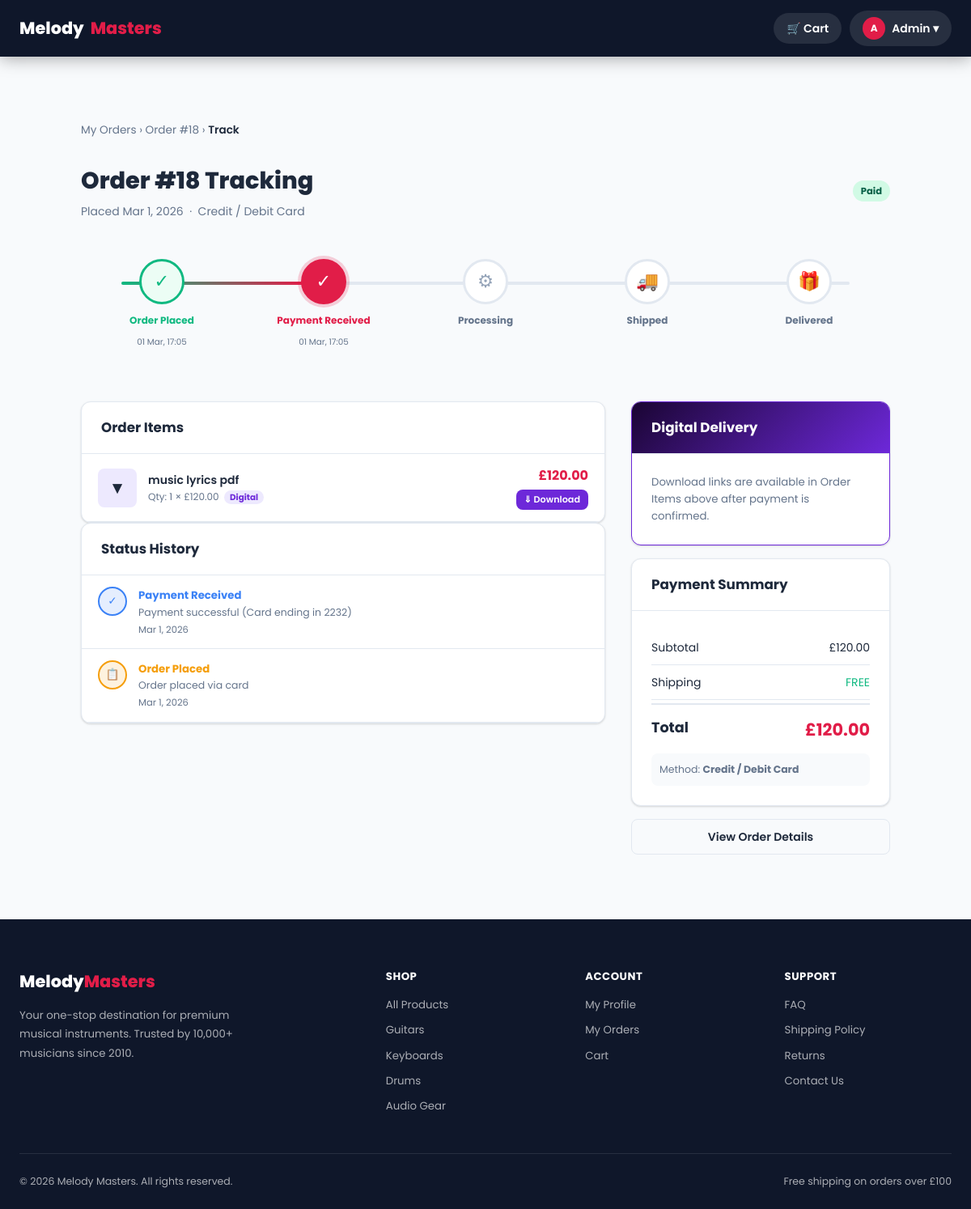
Screenshot of /track.php?order_id=18 (signed in) with the database file from the repository.
### tables this page shows
CREATE TABLE `orders` (
  `id` int(11) NOT NULL,
  `user_id` int(11) NOT NULL,
  `total_amount` decimal(10,2) NOT NULL,
  `shipping_cost` decimal(10,2) NOT NULL DEFAULT 0.00,
  `status` enum('pending','paid','processing','shipped','delivered','cancelled') NOT NULL DEFAULT 'pending',
  `shipping_name` varchar(150) DEFAULT NULL,
  `shipping_address` text DEFAULT NULL,
  `shipping_city` varchar(100) DEFAULT NULL,
  `shipping_zip` varchar(20) DEFAULT NULL,
  `payment_method` enum('card','bank_transfer','cash_on_delivery') NOT NULL DEFAULT 'card',
  `tracking_note` varchar(255) DEFAULT NULL,
  `created_at` timestamp NOT NULL DEFAULT current_timestamp()
);

CREATE TABLE `order_status_history` (
  `id` int(11) NOT NULL,
  `order_id` int(11) NOT NULL,
  `status` varchar(50) NOT NULL,
  `note` varchar(255) DEFAULT NULL,
  `created_by` varchar(100) DEFAULT 'system',
  `created_at` timestamp NOT NULL DEFAULT current_timestamp()
);

CREATE TABLE `order_items` (
  `id` int(11) NOT NULL,
  `order_id` int(11) NOT NULL,
  `product_id` int(11) DEFAULT NULL,
  `quantity` int(11) NOT NULL,
  `price` decimal(10,2) NOT NULL
);

CREATE TABLE `products` (
  `id` int(11) NOT NULL,
  `category_id` int(11) DEFAULT NULL,
  `name` varchar(150) NOT NULL,
  `description` text DEFAULT NULL,
  `price` decimal(10,2) NOT NULL,
  `shipping_cost` decimal(10,2) DEFAULT 0.00,
  `stock` int(11) DEFAULT 0,
  `image` varchar(255) DEFAULT NULL,
  `created_at` timestamp NOT NULL DEFAULT current_timestamp(),
  `product_type` enum('physical','digital') NOT NULL DEFAULT 'physical',
  `digital_file` varchar(255) DEFAULT NULL
);

### track.php (the view, shortened to what this page needs)
<?php
require_once 'includes/functions.php';
$uid     = (int)$_SESSION['user_id'];
$orderId = (int)($_GET['order_id'] ?? 0);
$oStmt = $conn->prepare(
    "SELECT o.*, u.name AS customer, u.email
     FROM orders o JOIN users u ON u.id = o.user_id
     WHERE o.id = ? AND o.user_id = ?"
);
$oStmt->bind_param("ii", $orderId, $uid);
$oStmt->execute();
$order = $oStmt->get_result()->fetch_assoc();
$iStmt = $conn->prepare(
    "SELECT oi.*, p.name AS pname, p.image, p.product_type, p.digital_file
     FROM order_items oi LEFT JOIN products p ON p.id = oi.product_id
     WHERE oi.order_id = ?"
);
$iStmt->bind_param("i", $orderId);
$iStmt->execute();
$items = [];
$iRes = $iStmt->get_result();
while ($row = $iRes->fetch_assoc()) {
    $items[] = $row;
}
$hStmt = $conn->prepare(
    "SELECT * FROM order_status_history WHERE order_id = ? ORDER BY created_at ASC"
);
$hStmt->bind_param("i", $orderId);
$hStmt->execute();
$history = [];
$hRes = $hStmt->get_result();
while ($row = $hRes->fetch_assoc()) {
    $history[] = $row;
}
$isAllDigital = !empty($items) && count(array_filter($items, fn($i) => ($i['product_type'] ?? 'physical') !== 'digital')) === 0;
$stages = [
    'pending'    => ['label' => 'Order Placed',    'icon' => '&#128203;', 'color' => '#f59e0b'],
    'paid'       => ['label' => 'Payment Received', 'icon' => '&#10003;',  'color' => '#3b82f6'],
    'processing' => ['label' => 'Processing',       'icon' => '&#9881;',   'color' => '#8b5cf6'],
    'shipped'    => ['label' => 'Shipped',          'icon' => '&#128666;', 'color' => '#ec4899'],
    'delivered'  => ['label' => 'Delivered',        'icon' => '&#127873;', 'color' => '#10b981'],
    'cancelled'  => ['label' => 'Cancelled',        'icon' => '&#10007;',  'color' => '#ef4444'],
];
$stageOrder = ['pending','paid','processing','shipped','delivered'];
$currentStatus = $order['status'];
$currentIdx    = array_search($currentStatus, $stageOrder);
function getStageDate(array $history, string $status): ?string {
    foreach ($history as $h) {
        if ($h['status'] === $status) return $h['created_at'];
    }
    return null;
}
function pmLabel(string $pm): string {
    return match($pm) {
        'card'             => 'Credit / Debit Card',
        'bank_transfer'    => 'Bank Transfer',
        'cash_on_delivery' => 'Cash on Delivery',
        default            => ucfirst(str_replace('_',' ', $pm)),
    };
}
require_once 'includes/header.php';
?>
<div class="container section">
  <div class="track-wrap">
    <nav class="breadcrumb">
      <a href="<?php echo BASE_URL; ?>/orders.php">My Orders</a> &rsaquo;
      <a href="<?php echo BASE_URL; ?>/orders.php?id=<?php echo $orderId; ?>">Order #<?php echo $orderId; ?></a> &rsaquo;
      <span class="active">Track</span>
    </nav>
    <div class="track-header">
      <div class="track-title-info">
        <h1 class="track-title">Order #<?php echo $orderId; ?> Tracking</h1>
        <div class="track-subtitle">
          Placed <?php echo formatDate($order['created_at']); ?> &nbsp;·&nbsp;
          <?php echo pmLabel($order['payment_method'] ?? 'card'); ?>
        </div>
      </div>
      <?php echo statusBadge($currentStatus); ?>
    </div>
    <?php
      $progressPct = 0;
      if ($currentStatus !== 'cancelled' && $currentIdx !== false) {
          $progressPct = ($currentIdx / (count($stageOrder) - 1)) * 90;
      }
    ?>
    <div class="track-timeline">
      <div class="track-progress" style="width:<?php echo $progressPct; ?>%;"></div>
      <?php foreach ($stageOrder as $idx => $stage): ?>
        <?php
          $isCurrent  = $stage === $currentStatus;
          $isDone     = $currentStatus !== 'cancelled' && $currentIdx !== false && $idx < $currentIdx;
          $isCancelled= $currentStatus === 'cancelled' && $stage === 'pending';
          $cls = $isCurrent ? 'active' : ($isDone ? 'done' : ($isCancelled ? 'cancel' : ''));
          $stageDate  = getStageDate($history, $stage);
          $info = $stages[$stage];
        ?>
        <div class="track-step">
          <div class="track-icon <?php echo $cls; ?>">
            <?php echo $isDone ? '&#10003;' : $info['icon']; ?>
          </div>
          <div class="track-label <?php echo $cls; ?>"><?php echo $info['label']; ?></div>
          <div class="track-date"><?php echo $stageDate ? date('d M, H:i', strtotime($stageDate)) : ''; ?></div>
        </div>
      <?php endforeach; ?>
    </div>
    <div class="order-detail-layout">
      <div>
        <div class="card mb-4">
          <div class="card-header"><span class="card-title">Order Items</span></div>
          <div class="card-body" style="padding:0;">
            <?php foreach ($items as $it): ?>
              <?php $itDig = ($it['product_type'] ?? 'physical') === 'digital'; ?>
              <div style="display:flex;align-items:center;gap:14px;padding:14px 20px;border-bottom:1px solid var(--border);">
                <div style="width:48px;height:48px;background:<?php echo $itDig ? '#ede9fe' : 'var(--bg)'; ?>;border-radius:8px;display:flex;align-items:center;justify-content:center;font-size:1.3rem;flex-shrink:0;">
                  <?php echo $itDig ? '&#9660;' : '&#127925;'; ?>
                </div>
                <div style="flex:1;">
                  <div style="font-weight:600;font-size:.875rem;"><?php echo sanitize($it['pname'] ?? 'Product'); ?></div>
                  <div style="font-size:.75rem;color:var(--muted);">
                    Qty: <?php echo $it['quantity']; ?> &times; <?php echo formatPrice($it['price']); ?>
                    <?php if ($itDig): ?>
                      &nbsp;<span style="background:#ede9fe;color:#6d28d9;padding:1px 7px;border-radius:10px;font-size:.65rem;font-weight:700;">Digital</span>
                    <?php endif; ?>
                  </div>
                </div>
                <div style="font-weight:700;color:var(--accent);display:flex;flex-direction:column;align-items:flex-end;gap:4px;">
                  <?php echo formatPrice($it['price'] * $it['quantity']); ?>
                  <?php if ($itDig && !empty($it['digital_file']) && in_array($order['status'], ['paid','processing','shipped','delivered'])): ?>
                    <a href="<?php echo BASE_URL; ?>/download.php?file=<?php echo urlencode($it['digital_file']); ?>&product_id=<?php echo (int)$it['product_id']; ?>"
                       class="btn btn-primary btn-sm" style="background:#6d28d9;font-size:.7rem;padding:4px 10px;">&#8659; Download</a>
                  <?php endif; ?>
                </div>
              </div>
            <?php endforeach; ?>
          </div>
        </div>
        <div class="card">
          <div class="card-header"><span class="card-title">Status History</span></div>
          <div class="card-body" style="padding:0;">
            <?php if (empty($history)): ?>
              <div style="padding:16px 20px;color:var(--muted);font-size:.83rem;">No history yet.</div>
            <?php else: ?>
              <?php foreach (array_reverse($history) as $h): ?>
                <?php $si = $stages[$h['status']] ?? ['label'=>$h['status'],'color'=>'#64748b','icon'=>'&#9679;']; ?>
                <div style="display:flex;align-items:flex-start;gap:14px;padding:14px 20px;border-bottom:1px solid var(--border);">
                  <div style="width:36px;height:36px;border-radius:50%;background:<?php echo $si['color']; ?>22;border:2px solid <?php echo $si['color']; ?>;display:flex;align-items:center;justify-content:center;font-size:.85rem;flex-shrink:0;color:<?php echo $si['color']; ?>;">
                    <?php echo $si['icon']; ?>
                  </div>
                  <div style="flex:1;">
                    <div style="font-weight:700;font-size:.83rem;color:<?php echo $si['color']; ?>;">
                      <?php echo $si['label']; ?>
                    </div>
                    <?php if ($h['note']): ?>
                      <div style="font-size:.78rem;color:var(--muted);"><?php echo sanitize($h['note']); ?></div>
                    <?php endif; ?>
                    <div style="font-size:.72rem;color:var(--muted);margin-top:2px;"><?php echo formatDate($h['created_at']); ?></div>
                  </div>
                </div>
              <?php endforeach; ?>
            <?php endif; ?>
          </div>
        </div>
      </div>
      <div>
        <?php if ($isAllDigital): ?>
        <div class="card" style="margin-bottom:16px;border:1.5px solid #6d28d9;">
          <div class="card-header" style="background:linear-gradient(135deg,#1a0533,#6d28d9);">
            <span class="card-title" style="color:#fff;">Digital Delivery</span>
          </div>
          <div class="card-body" style="font-size:.83rem;color:var(--muted);">
            Download links are available in Order Items above after payment is confirmed.
          </div>
        </div>
        <?php endif; ?>
        <div class="card" style="margin-bottom:16px;">
          <div class="card-header"><span class="card-title">Payment Summary</span></div>
          <div class="card-body">
            <?php $sub = $order['total_amount'] - $order['shipping_cost']; ?>
            <div class="sum-row"><span>Subtotal</span><span><?php echo formatPrice($sub); ?></span></div>
            <div class="sum-row"><span>Shipping</span><span><?php echo $order['shipping_cost'] > 0 ? formatPrice($order['shipping_cost']) : '<span style="color:var(--success)">FREE</span>'; ?></span></div>
            <div class="sum-total"><span>Total</span><span class="v"><?php echo formatPrice($order['total_amount']); ?></span></div>
            <div style="margin-top:12px;padding:10px;background:var(--bg);border-radius:8px;font-size:.78rem;color:var(--muted);">
              Method: <strong><?php echo pmLabel($order['payment_method'] ?? 'card'); ?></strong>
            </div>
          </div>
        </div>
        <div style="display:flex;flex-direction:column;gap:8px;">
          <a href="<?php echo BASE_URL; ?>/orders.php?id=<?php echo $orderId; ?>" class="btn btn-ghost btn-block">View Order Details</a>
        </div>
      </div>
    </div>
  </div>
</div>
<?php require_once 'includes/footer.php'; ?>

### includes/functions.php (shortened to what this page needs)
<?php
function sanitize(string $data): string {
    return htmlspecialchars(strip_tags(trim($data)), ENT_QUOTES, 'UTF-8');
}
function formatPrice(float $price): string {
    return '£' . number_format($price, 2);
}
function formatDate(string $date): string {
    return date('M j, Y', strtotime($date));
}
function statusBadge(string $status): string {
    $map = [
        'pending'    => 'badge-pending',
        'paid'       => 'badge-paid',
        'processing' => 'badge-processing',
        'shipped'    => 'badge-shipped',
        'delivered'  => 'badge-delivered',
        'cancelled'  => 'badge-cancelled',
    ];
    $class = $map[$status] ?? 'badge-pending';
    return "<span class=\"badge $class\">" . ucfirst(htmlspecialchars($status)) . "</span>";
}

### rows the page displays
orders: created_at "Mar 1, 2026", payment_method "Credit / Debit Card", status "Paid", formatPrice($sub) "£120.00", total_amount "£120.00"
order_status_history: created_at "01 Mar, 17:05", status "📋", status "Order Placed", note "Order placed via card", created_at "Mar 1, 2026"
order_status_history: created_at "01 Mar, 17:05", status "✓", status "Payment Received", note "Payment successful (Card ending in 2232)", created_at "Mar 1, 2026"
order_items: product.name "music lyrics pdf", quantity "1", price "£120.00", formatPrice($it['price'] * $it['quantity']) "£120.00"

### other values shown
substr($_SESSION['user_name'], 0, 1) "A"
explode(' ', $_SESSION['user_name'])[0] "Admin"
$orderId "18"
$info['label'] "Order Placed"
$info['icon'] "✓"
$info['label'] "Payment Received"
$info['icon'] "⚙"
$info['label'] "Processing"
$info['icon'] "🚚"
$info['label'] "Shipped"
$info['icon'] "🎁"
$info['label'] "Delivered"
